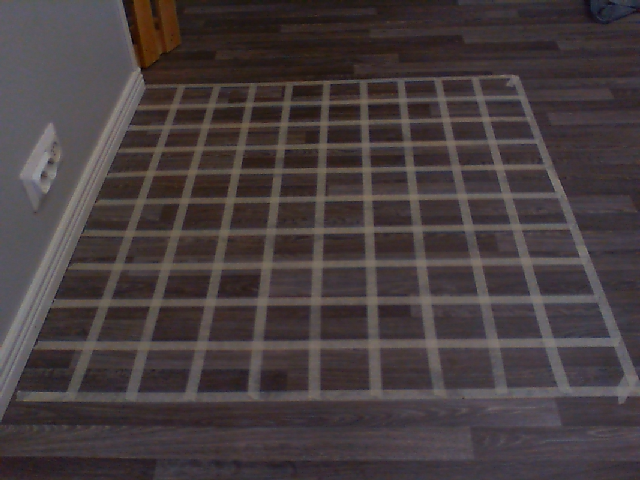
#> input picture sources/exercises/grid-partitioning/image1_1.png, 640 x 480 px, found by its file name
$ python GridCornerDetectionAndPerspectiveRectification.py
#> lines starting #> are read from the running program, lines starting #| are printed output that depends on the picture; after the words box and inside, x2 and y2 are one past the last pixel; in counts of white or black regions, pixels touching at a corner belong together
### sources/exercises/corner-detection/detectionAndCalcTools.py
import cv2
import numpy as np
#import matplotlib.pyplot as plt

def detectEdges(
    gray: np.ndarray,
    threshold: int,
    step: int,
    gray_value: int,
    gray_thresh: float,
):

    g = gray.astype(np.int16)
    # Use numpy to "Iterate" through grayscale img based on stepsize, first horizontal then vertical
    dx = np.abs(g[:, step:] - g[:, :-step])
    # print(dx)
    dy = np.abs(g[step:, :] - g[:-step, :])
    # print(dy)

    # fig, axes = plt.subplots(1, 2, figsize=(20, 5))
    # axes[0].imshow(dx, cmap='gray')
    # axes[0].set_title("dx")
    # axes[1].imshow(dy, cmap='gray')
    # axes[1].set_title("dy")
    # plt.tight_layout()
    # plt.show()

    # Pad binary array sizes to prevent size mismatches
    dx = np.pad(dx, ((0, 0), (step // 2, step - step // 2)), mode="edge")
    dy = np.pad(dy, ((step // 2, step - step // 2), (0, 0)), mode="edge")

    # Assign into a binary mask differences above defined threshold
    mask = (np.maximum(dx, dy) > threshold).astype(np.int16)

    # Filter out from the binary mask all gray values below
    # and above the "hysteresis" of given target gray value
    mask[(gray < gray_value * (1 - gray_thresh))] = 0
    mask[(gray > gray_value * (1 + gray_thresh))] = 0

    # Fill edges if necessary, this case kernel size = 1 => no actual filling done
    filled = _fillEdges(mask, kernel_size=1)

    return filled


def _fillEdges(edges: np.ndarray, kernel_size: int):

    # Fill small gaps in edges/edgebands
    img = edges.astype(np.uint8)

    kernel = cv2.getStructuringElement(cv2.MORPH_RECT, (kernel_size, kernel_size))
    #opened = cv2.morphologyEx(img, cv2.MORPH_OPEN, kernel)
    closed = cv2.morphologyEx(img, cv2.MORPH_CLOSE, kernel)

    return closed

def _lineIntersection(line1, line2):
    # Find the intersection btwn the given lines
    x1, y1, x2, y2 = line1
    x3, y3, x4, y4 = line2

    denominator = (x1-x2)*(y3-y4) - (y1-y2)*(x3-x4)
    if np.abs(denominator) < 1e-8:
        return None

    theta = ((x1-x3)*(y3-y4) - (y1-y3)*(x3-x4)) / denominator

    return (int(x1 + theta*(x2-x1)), int(y1 + theta*(y2-y1)))

def _clusterPoints(pts, clusterGrid):

    keys = (pts // clusterGrid).astype(np.int32)

    for key in np.unique(keys, axis=0):
        mask = np.all(keys == key, axis=1)
        yield pts[mask].mean(axis=0)

def _linePoints(edges, lines, clusterGrid):
    # Find all intersection points
    h, w = edges.shape
    points = []

    for i, line1 in enumerate(lines):
        for line2 in lines[i+1:]:
            pts = _lineIntersection(line1[0], line2[0])
            if pts and 0 <= pts[0] < w and 0 <= pts[1] < h:
                points.append(pts)
    #points = np.array(points, dtype=np.float32)

    pointsFiltered = np.array(list(_clusterPoints(np.array(points, dtype=np.float32), clusterGrid)))

    return pointsFiltered

def findLines(edges, threshold, minLength, maxLineGap, clusterGrid):
    # Find all lines and intersections
    lines = cv2.HoughLinesP(edges, 1, np.pi/180, threshold, minLineLength=minLength, maxLineGap=maxLineGap)

    if lines is None or len(lines) < 2:
        return None, None

    intersectPoints = np.array(_linePoints(edges, lines, clusterGrid), dtype=np.float32)

    if len(intersectPoints) < 4:
        return None, None

    return lines, intersectPoints

def findCorners(intersectPoints):
    # Calculate and return cornerpoints using the given (outernmost) intersection points
    tl = intersectPoints[np.argmin(intersectPoints[:,0] + intersectPoints[:,1])]
    tr = intersectPoints[np.argmax(intersectPoints[:,0] - intersectPoints[:,1])]
    br = intersectPoints[np.argmax(intersectPoints[:,0] + intersectPoints[:,1])]
    bl = intersectPoints[np.argmin(intersectPoints[:,0] - intersectPoints[:,1])]

    corners = np.array([tl, tr, br, bl], dtype=np.float32)
    #size = np.linalg.norm(tr-tl), np.linalg.norm(bl -tl)

    return corners#, size

def warp(img, corners):
    # Warp the grid found in img using the corner coordinates
    h, w = img.shape[:2]

    src = np.array(corners, np.float32)
    dst = np.array([[0,0],[w,0],[w,h],[0,h]], np.float32)

    return cv2.warpPerspective(img, cv2.getPerspectiveTransform(src, dst), (w, h))

def drawLines(ax, lines, color, linewidth):
    # Draw the detected lines (houghLinesP) for "visualization"
    if lines is None:
        return

    for l in lines:
        x1, y1, x2, y2 = l[0]
        ax.plot([x1, x2], [y1, y2], c=color, linewidth=linewidth)

### sources/exercises/corner-detection/GridCornerDetectionAndPerspectiveRectification.py
import cv2
import numpy as np
import matplotlib.pyplot as plt
from detectionAndCalcTools import *

THRESHOLD = 15 # Step difference required for edge detection
STEP = 3 # Index hop width
GRAY_VALUE = 80 # Target gray value of the img
GRAY_THRESH = 0.13 # Percentage based +- hysteresis of the fixed gray value

HOUGH_THRESH = 50 # HoughlinesP threshold
MIN_LENGTH = 200 # HoughlinesP line min length
MAX_LINE_GAP = 30 # HoughlinesP max line gap

CLUSTER_GRID = 5 # Grid size for clustering multiple intersections nearby

# Read img and convert to grayscale
img = cv2.imread("sources/img/image1_1.png")
#> img is the input picture: shape (480, 640, 3); mean B, G, R 62.7, 61.4, 70.5
gray = cv2.cvtColor(img, cv2.COLOR_BGR2GRAY)
#blur = cv2.GaussianBlur(gray, (3, 3), 0)

# Detect edges using numpy and some gray value based masking after it
edges = detectEdges(gray, THRESHOLD, STEP, GRAY_VALUE, GRAY_THRESH)
#> in detectEdges, `mask = (np.maximum(dx, dy) > threshold).astype(np.int16)`:
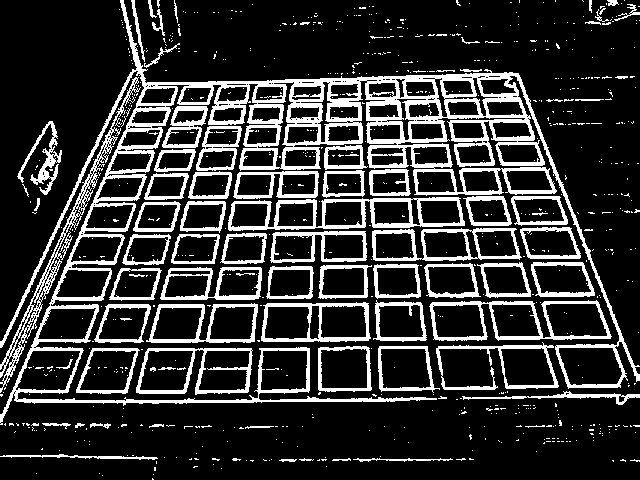
#> mask: shape (480, 640) int16; values 0 (black) and 1 (white), 19.4% white; 781 white regions (700 under 20 px), largest, box (x1, y1, x2, y2) and area: (0, 0, 640, 425) 23915, (228, 197, 465, 231) 2424, (0, 77, 141, 393) 2273
#> in detectEdges, `mask[(gray > gray_value * (1 + gray_thresh))] = 0`:
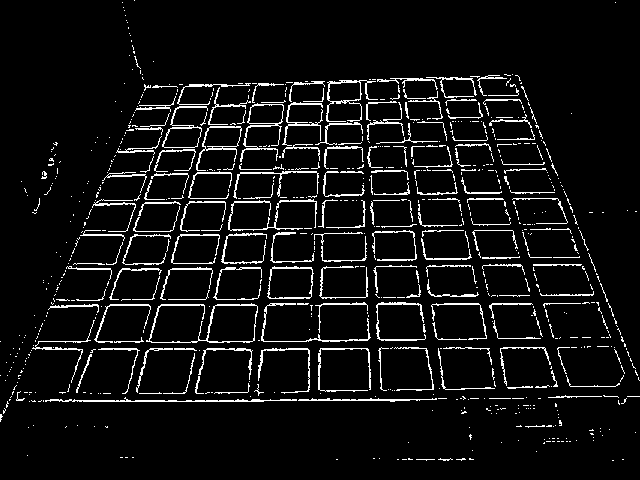
#> mask: shape (480, 640) int16; values 0 (black) and 1 (white), 6.5% white in thin lines or dots
# Find lines and intersections of the grayscale img
lines, intersectPoints = findLines(edges, HOUGH_THRESH, MIN_LENGTH, MAX_LINE_GAP, CLUSTER_GRID)
#> in findLines, `lines = cv2.HoughLinesP(edges, 1, np.pi/180, threshold, minLineLength=..`: lines = 69 rows, first 6: [13, 348, 558, 348], [117, 151, 545, 144], [9, 400, 419, 400], [106, 176, 510, 169], [98, 264, 546, 257], [65, 427, 182, 89]
#> the loop in _linePoints, `for i, line1 in enumerate(lines):` made 69 passes
#> line1 on passes 3 to 14: [[9, 400, 419, 400]], [[106, 176, 510, 169]], [[98, 264, 546, 257]], [[65, 427, 182, 89]], [[295, 391, 617, 385]], [[316, 195, 524, 192]], [[220, 229, 576, 222]], [[84, 304, 549, 304]], [[19, 349, 380, 349]], [[135, 128, 409, 123]], [[137, 106, 446, 101]], [[111, 271, 520, 264]]
# Find corners based on lines intersections found
corners = findCorners(intersectPoints)

# Warp the perspective using the detected grid corners as top left, top right, bottom right, bottom left
warped = warp(img, corners)
#> in warp, `return cv2.warpPerspective(img, cv2.getPerspectiveTransform(src, dst),..`:
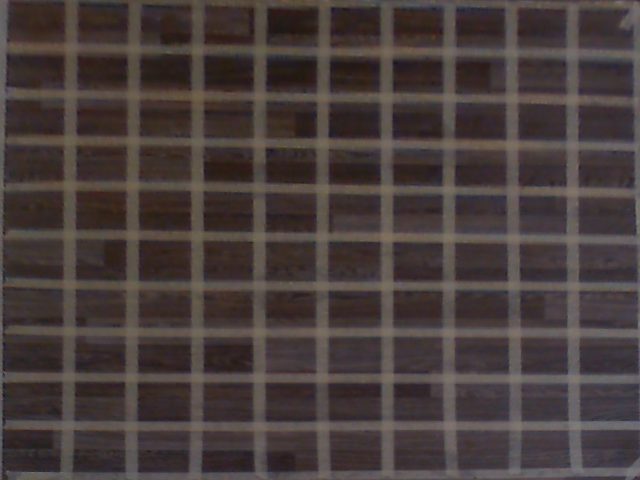
#> returned value: shape (480, 640, 3); mean of channels 0, 1, 2 60.1, 61.4, 71.8; drawn as B, G, R
# Convert warped img to grayscale and detect edges again
warpedGray = cv2.cvtColor(warped, cv2.COLOR_BGR2GRAY)
warpedEdges = detectEdges(warpedGray, THRESHOLD, STEP, GRAY_VALUE, GRAY_THRESH)
#> call 2 of detectEdges, with threshold = 15, step = 3, gray_value = 80, gray_thresh = 0.13
#> in detectEdges (call 2), `dx = np.pad(dx, ((0, 0), (step // 2, step - step // 2)), mode="edge")`:
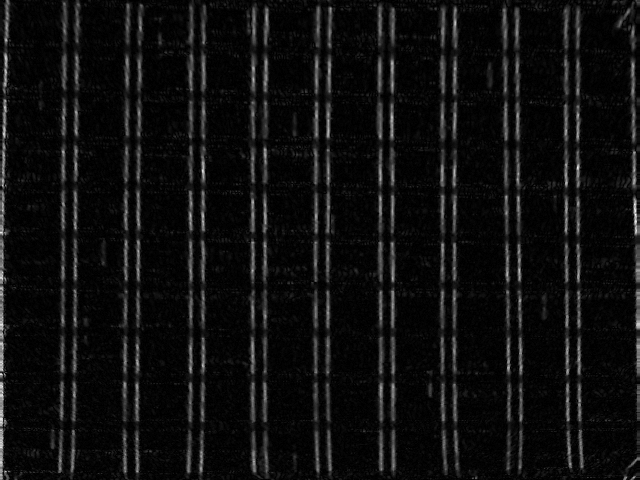
#> dx: shape (480, 640) int16; min 0, max 77, mean 4.6; drawn with min black and max white
#> in detectEdges (call 2), `dy = np.pad(dy, ((step // 2, step - step // 2), (0, 0)), mode="edge")`:
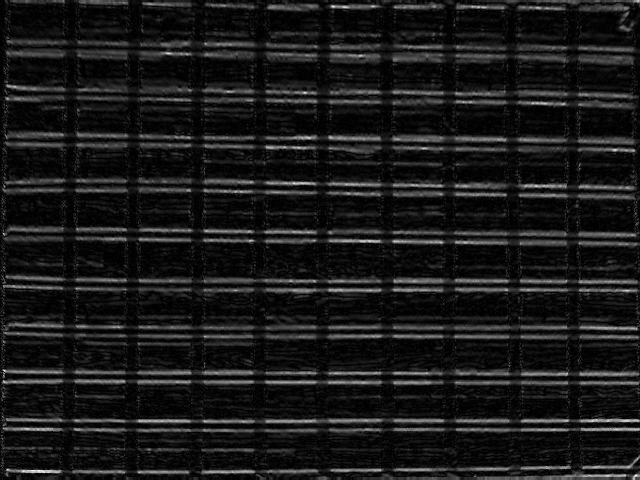
#> dy: shape (480, 640) int16; min 0, max 65, mean 6.6; drawn with min black and max white
#> in detectEdges (call 2), `mask = (np.maximum(dx, dy) > threshold).astype(np.int16)`: mask: shape (480, 640) int16; values 0 (black) and 1 (white), 21.5% white; 296 white regions (183 under 20 px), largest, box (x1, y1, x2, y2) and area: (0, 96, 66, 379) 4165, (0, 379, 67, 480) 1515, (454, 427, 640, 470) 1429
#> in detectEdges (call 2), `mask[(gray > gray_value * (1 + gray_thresh))] = 0`:
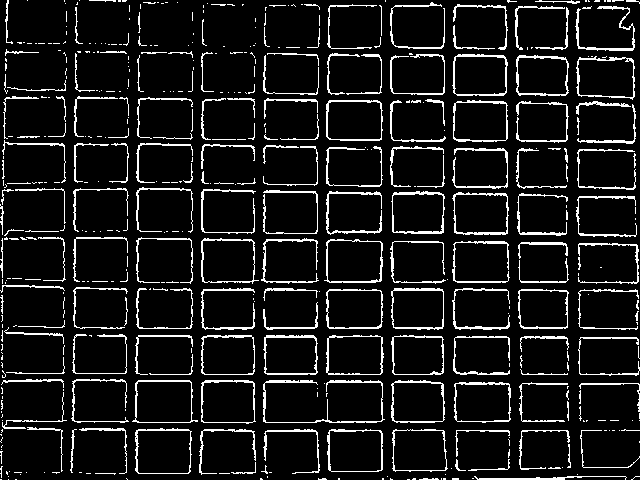
#> mask: shape (480, 640) int16; values 0 (black) and 1 (white), 9.5% white in thin lines or dots
# Find lines of the warped img based on detected edges
warpedLines, warpedIntersctPts = findLines(warpedEdges, HOUGH_THRESH, MIN_LENGTH, MAX_LINE_GAP, CLUSTER_GRID)
#> the loop in _linePoints (call 2), `for i, line1 in enumerate(lines):` made 88 passes
#> line1 on passes 1 to 12: [[80, 328, 637, 328]], [[62, 336, 564, 336]], [[55, 430, 639, 430]], [[117, 188, 634, 197]], [[202, 473, 202, 20]], [[3, 381, 430, 381]], [[327, 454, 327, 43]], [[44, 327, 594, 327]], [[63, 289, 635, 289]], [[454, 417, 454, 7]], [[221, 98, 633, 105]], [[381, 470, 381, 6]]

# Init matplotlib "visualization"
fig, axes = plt.subplots(2, 3, figsize=(20, 5))
# Grayscale
axes[0, 0].imshow(gray, cmap='gray')
axes[0, 0].set_title("gray")

# Edges detected on grayscale
axes[0, 1].imshow(edges, cmap='binary')
axes[0, 1].set_title("edges")

# Show all detected intersections
axes[0, 2].imshow(img[...,::-1])
if intersectPoints is not None:
    axes[0, 2].scatter(intersectPoints[:,0], intersectPoints[:,1], c='white', s=5, zorder=4)
axes[0, 2].set_title("intersections")

# Draw the found lines based on edge detection binary map
axes[1, 0].imshow(img[...,::-1])
drawLines(axes[1, 0], lines, 'red', linewidth=1)
#> the loop in drawLines, `for l in lines:` made 69 passes

# Mark detected grid corners
if corners is not None:
    cx = corners[:,0]
    cy = corners[:,1]
    #cx, cy = zip(*corners)
    axes[1, 0].scatter(cx, cy, c='yellow', s=50 , zorder=5)
axes[1, 0].set_title("corners")

# Warped img
axes[1, 1].imshow(warped[...,::1])
axes[1, 1].set_title("warped")

# Warped with lines
axes[1, 2].imshow(warped[...,::-1])
drawLines(axes[1, 2], warpedLines, 'red', linewidth=1)
#> the loop in drawLines (call 2), `for l in lines:` made 88 passes
axes[1, 2].set_title("warped and lines")

#cv2.imshow("lines", draw_lines(img, lines))
plt.tight_layout()
plt.show()
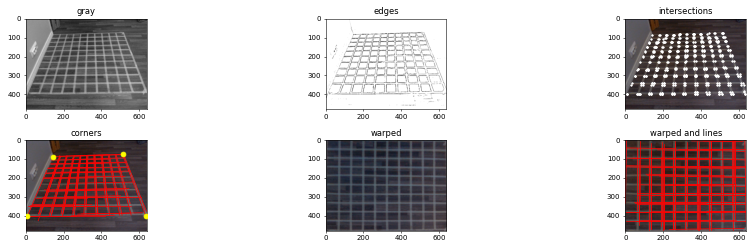
#> figure drawn by matplotlib, 6 panels

$ run again, with sources/exercises/grid-partitioning/image1_2_test.png copied over sources/exercises/grid-partitioning/image1_1.png
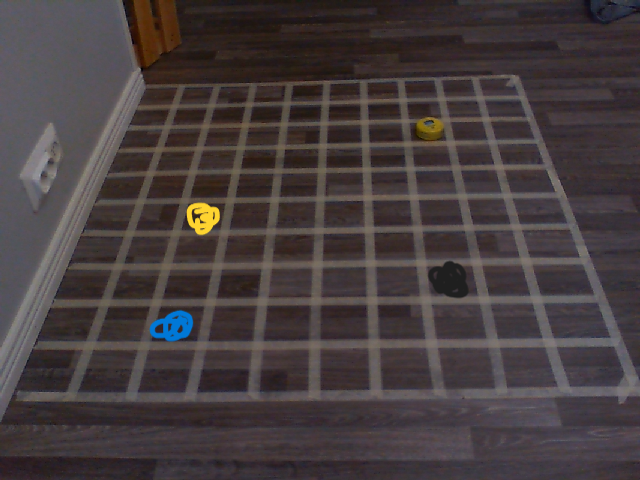
#> input picture sources/exercises/grid-partitioning/image1_2_test.png, 640 x 480 px, found by its file name
#> img is the input picture: shape (480, 640, 3); mean B, G, R 62.7, 61.7, 70.5
#> in detectEdges, `mask[(gray > gray_value * (1 + gray_thresh))] = 0`:
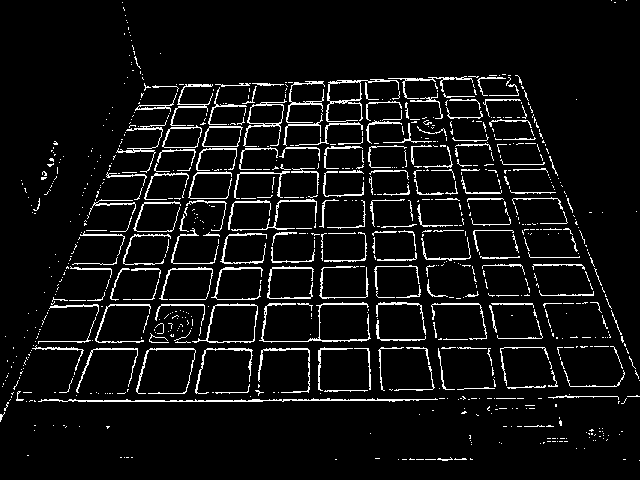
#> mask: shape (480, 640) int16; values 0 (black) and 1 (white), 6.6% white in thin lines or dots
#> lines = 69 rows, first 6: [13, 348, 557, 348], [117, 151, 545, 144], [9, 400, 418, 400], [93, 204, 404, 199], [101, 264, 579, 256], [51, 304, 545, 304]
#> the loop in _linePoints, `for i, line1 in enumerate(lines):` made 69 passes
#> line1 on passes 3 to 10: [[9, 400, 418, 400]], [[93, 204, 404, 199]], [[101, 264, 579, 256]], [[51, 304, 545, 304]], [[65, 427, 183, 84]], [[293, 391, 618, 385]], [[134, 401, 219, 84]], [[123, 236, 569, 229]]
#> in detectEdges (call 2), `mask[(gray > gray_value * (1 + gray_thresh))] = 0`:
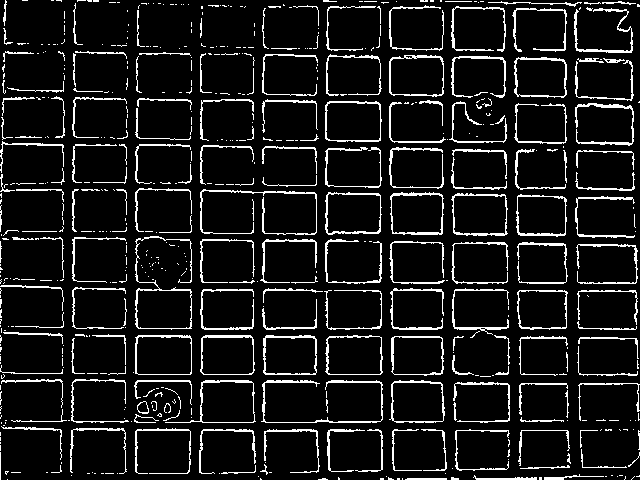
#> mask: shape (480, 640) int16; values 0 (black) and 1 (white), 9.5% white in thin lines or dots
#> the loop in _linePoints (call 2), `for i, line1 in enumerate(lines):` made 90 passes
#> line1 on passes 1 to 8: [[76, 328, 636, 328]], [[201, 473, 201, 6]], [[123, 290, 635, 290]], [[157, 53, 630, 61]], [[124, 337, 617, 337]], [[138, 189, 632, 197]], [[53, 430, 638, 430]], [[106, 282, 636, 282]]
#> the loop in drawLines, `for l in lines:` made 69 passes
#> the loop in drawLines (call 2), `for l in lines:` made 90 passes
